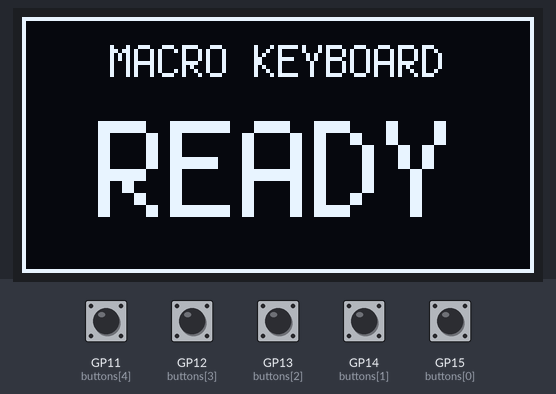
This program was run on a simulated Raspberry Pi Pico running CircuitPython. Parts: 128×64 one-colour display. Inputs (shaded band) come from the test bench; at power-on: GP11 (buttons[4]), GP12 (buttons[3]), GP13 (buttons[2]), GP14 (buttons[1]), GP15 (buttons[0]) LOW. USB keyboard and mouse output is not drawn; library files of the repository ran but are not shown: adafruit_displayio_ssd1306.py; what the program prints to the serial console is not drawn.

Above: at 1.2 s.
1.3 s: GP11 (buttons[4]) pulled HIGH for 0.15 s
At 2.2 s:
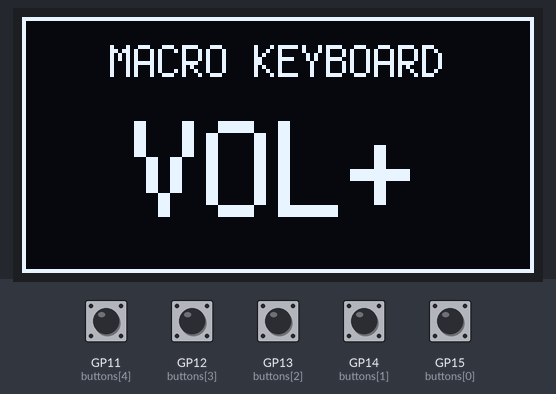
4.4 s: GP13 (buttons[2]) pulled HIGH for 0.15 s
At 5.7 s:
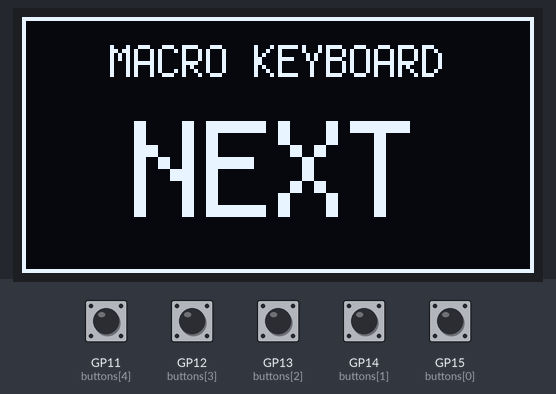
7.5 s: GP14 (buttons[1]) pulled HIGH for 0.15 s
At 8.0 s:
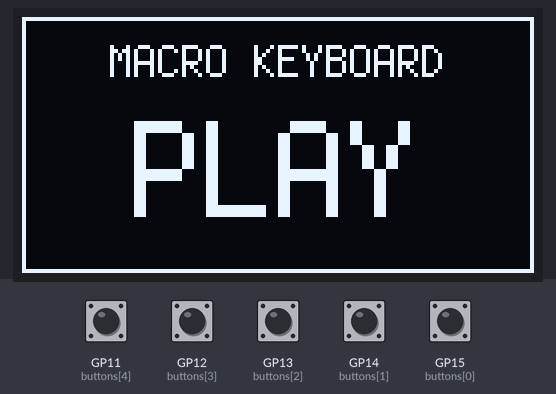
10.6 s: GP15 (buttons[0]) pulled HIGH for 0.15 s
At 11.4 s:
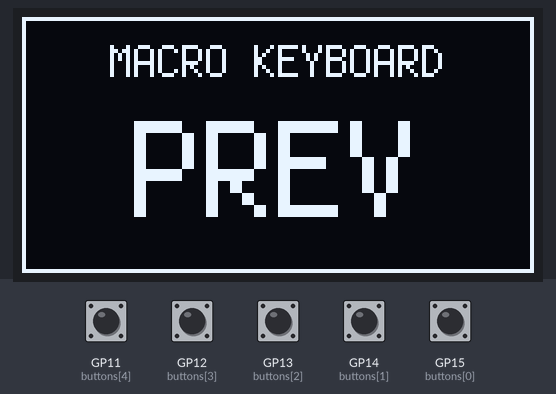
13.7 s: GP12 (buttons[3]) pulled HIGH for 0.15 s
At 15.0 s:
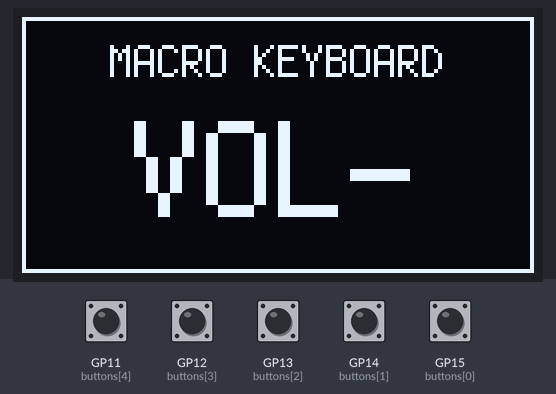
16.8 s: GP12 (buttons[3]) pulled HIGH for 1 s
Timing chart, 0 to 19.8 s (numbered marks = the images above; inputs shaded):
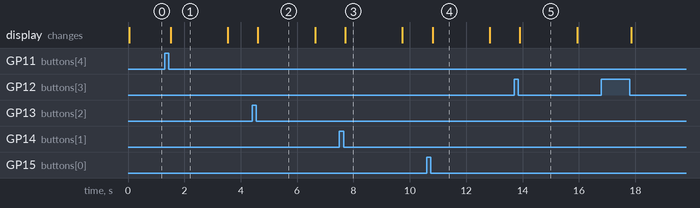

Measured:
- after the input at 1.3 s, the display: changes after 0.21 s (image 1)
- after the input at 4.4 s, the display: changes after 0.21 s (image 2)
- after the input at 7.5 s, the display: changes after 0.21 s (image 3)
- after the input at 10.6 s, the display: changes after 0.21 s (image 4)
- after the input at 13.7 s, the display: changes after 0.20 s (image 5)
- what the display in image 1 shows lasts 2.0 s, from 1.5 s to 3.5 s

The program:

main.py
```python
import time
import board
import digitalio
import usb_hid
import busio
import displayio
from adafruit_display_text import label
from i2cdisplaybus import I2CDisplayBus
from adafruit_displayio_ssd1306 import SSD1306
from adafruit_bitmap_font import bitmap_font
from adafruit_hid.consumer_control import ConsumerControl
from adafruit_hid.consumer_control_code import ConsumerControlCode

DISPLAY_WIDTH = 128
DISPLAY_HEIGHT = 64
DISPLAY_ADDRESS = 0x3C
I2C_SCL_PIN = board.GP5
I2C_SDA_PIN = board.GP4
FONT_FILE = "fonts/terminal.bdf"
BUTTON_PINS = [board.GP15, board.GP14, board.GP13, board.GP12, board.GP11]
DEBOUNCE_DELAY = 0.05

class Button:
    def __init__(self, pin):
        self.pin = digitalio.DigitalInOut(pin)
        self.pin.direction = digitalio.Direction.INPUT
        self.pin.pull = digitalio.Pull.DOWN
        self.previous_state = False

    @property
    def pressed(self):
        current = self.pin.value
        if current and not self.previous_state:
            return True
        return False

    @property
    def released(self):
        current = self.pin.value
        if not current and self.previous_state:
            return True
        return False

    def update(self):
        self.previous_state = self.pin.value


def setup_display():
    displayio.release_displays()

    i2c = busio.I2C(scl=I2C_SCL_PIN, sda=I2C_SDA_PIN)
    display_bus = I2CDisplayBus(i2c, device_address=DISPLAY_ADDRESS)
    display = SSD1306(display_bus, width=DISPLAY_WIDTH, height=DISPLAY_HEIGHT)

    font = bitmap_font.load_font(FONT_FILE)

    splash = displayio.Group()
    display.root_group = splash

    bg_bitmap = displayio.Bitmap(DISPLAY_WIDTH, DISPLAY_HEIGHT, 1)
    bg_palette = displayio.Palette(1)
    bg_palette[0] = 0xFFFFFF
    bg_sprite = displayio.TileGrid(bg_bitmap, pixel_shader=bg_palette, x=0, y=0)
    splash.append(bg_sprite)

    inner_bitmap = displayio.Bitmap(DISPLAY_WIDTH - 2, DISPLAY_HEIGHT - 2, 1)
    inner_palette = displayio.Palette(1)
    inner_palette[0] = 0x000000
    inner_sprite = displayio.TileGrid(inner_bitmap, pixel_shader=inner_palette, x=1, y=1)
    splash.append(inner_sprite)

    title_label = label.Label(font, text="MACRO KEYBOARD", color=0xFFFFFF)
    title_label.anchor_point = (0.5, 0.0)
    title_label.anchored_position = (DISPLAY_WIDTH // 2, 5)
    splash.append(title_label)

    status_label = label.Label(font, text="READY", color=0xFFFFFF)
    status_label.anchor_point = (0.5, 0.5)
    status_label.anchored_position = (DISPLAY_WIDTH // 2, 38)
    status_label.scale = 3
    splash.append(status_label)

    return display, status_label

ACTIONS = [
    {"code": ConsumerControlCode.SCAN_PREVIOUS_TRACK, "label": "PREV"},
    {"code": ConsumerControlCode.PLAY_PAUSE, "label": "PLAY"},
    {"code": ConsumerControlCode.SCAN_NEXT_TRACK, "label": "NEXT"},
    {"code": ConsumerControlCode.VOLUME_DECREMENT, "label": "VOL-"},
    {"code": ConsumerControlCode.VOLUME_INCREMENT, "label": "VOL+"},
]

display, status_label = setup_display()
consumer_control = ConsumerControl(usb_hid.devices)
buttons = [Button(pin) for pin in BUTTON_PINS]
current_status = "READY"

last_action_time = 0
DISPLAY_TIMEOUT = 2.0

def update_status(new_status):
    global current_status, last_action_time
    if current_status != new_status:
        current_status = new_status
        status_label.text = current_status
        if new_status != "READY":
            last_action_time = time.monotonic()

print("Macro keyboard ready!")
while True:
    try:
        current_time = time.monotonic()

        if (current_status != "READY" and
            current_time - last_action_time > DISPLAY_TIMEOUT):
            update_status("READY")

        for i, button in enumerate(buttons):
            action = ACTIONS[i]

            if button.pressed:
                consumer_control.press(action["code"])
                print(f"Button {i} pressed: {action['label']}")

            elif button.released:
                consumer_control.release()
                update_status(action["label"])  # Show action label
                print(f"Button {i} released: {action['label']}")

            button.update()

        time.sleep(DEBOUNCE_DELAY)

    except Exception as e:
        print(f"Error in main loop: {e}")
        update_status("ERROR")
        time.sleep(0.5)
```
